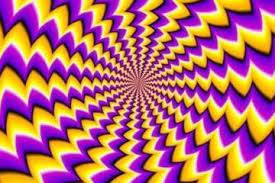
#> input picture image/ilusi.jpeg, 275 x 183 px
$ python laplacian.py   (older library calls are emulated)
#> lines starting #> are read from the running program, lines starting #| are printed output that depends on the picture
import cv2
from matplotlib import pyplot as plt

image0 = cv2.imread('image/ilusi.jpeg')
#> image0 is the input picture: shape (183, 275, 3); mean B, G, R 113.8, 108.1, 181.7
gray = cv2.cvtColor(image0, cv2.COLOR_BGR2GRAY)
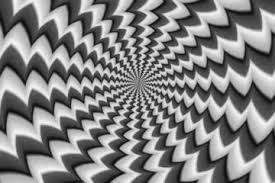
#> gray: shape (183, 275); min 5, max 249, mean 130.7
image = cv2.GaussianBlur(gray,(3,3),0)
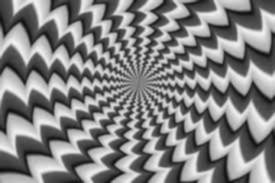
#> image: shape (183, 275); min 15, max 244, mean 130.8
laplacian = cv2.Laplacian(image,cv2.CV_64F)
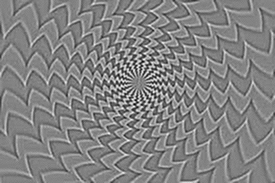
#> laplacian: shape (183, 275) float64; min -102, max 96, mean 0; drawn with min black and max white

plt.subplot(1,2,1)
plt.imshow(image, cmap='gray')
plt.title('Original')
plt.xticks([])
plt.yticks([])

plt.subplot(1,2,2)
plt.imshow(laplacian, cmap='gray')
plt.title('Laplacian')
plt.xticks([])
plt.yticks([])

plt.show()
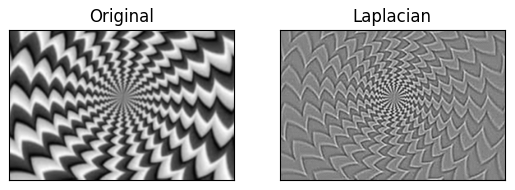
#> figure drawn by matplotlib, 2 panels

img = cv2.imread('image/ilusi.jpeg',0)
#> img: shape (183, 275); min 0, max 255, mean 130.8
blur = cv2.GaussianBlur(img,(3,3),0)

laplacian = cv2.Laplacian(blur, cv2.CV_64F)
laplacian1 = laplacian/laplacian.max()

cv2.imshow('laplacian-gaussian', laplacian1)
cv2.waitKey(0)
